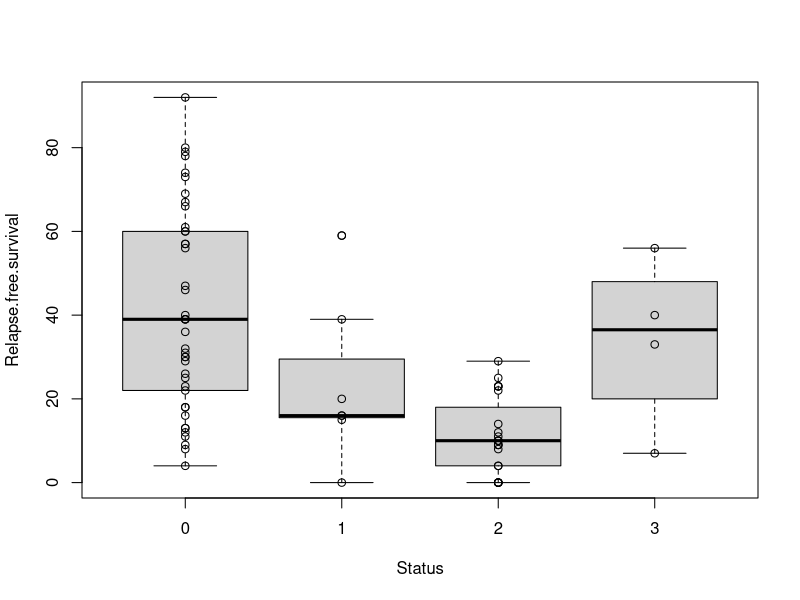
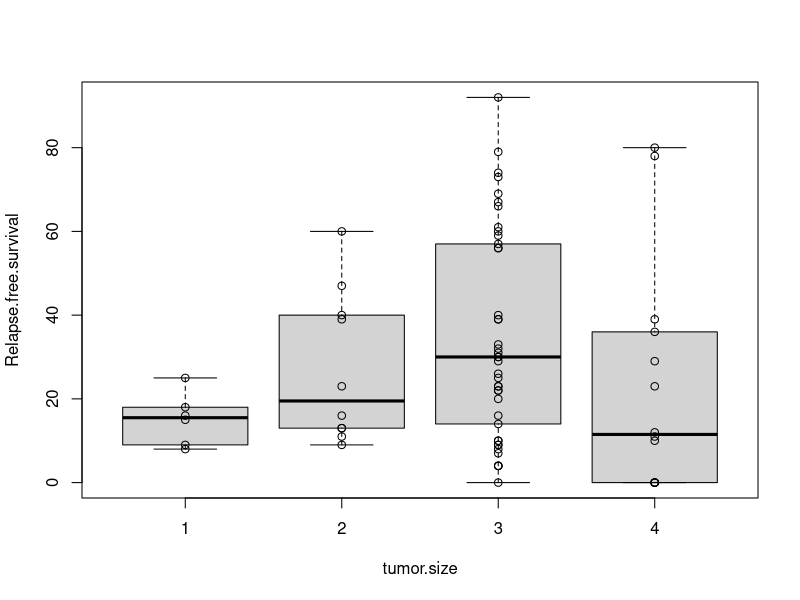
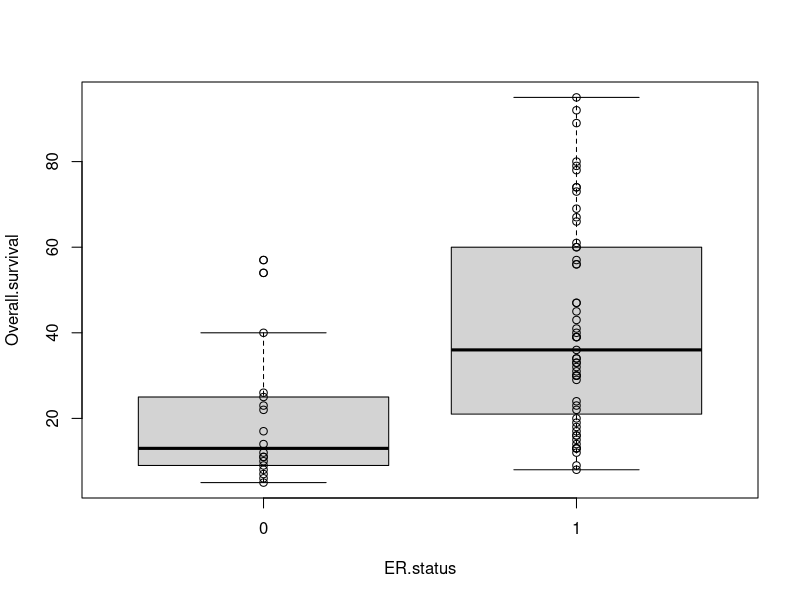
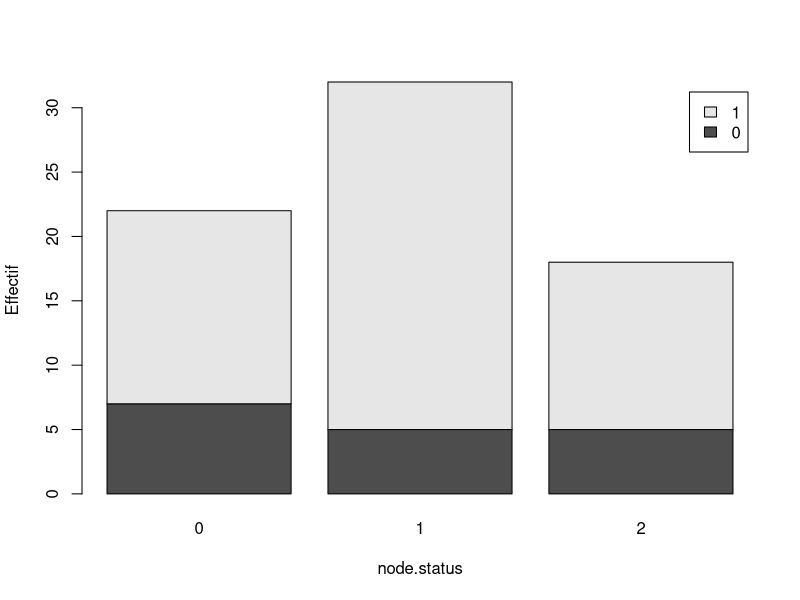
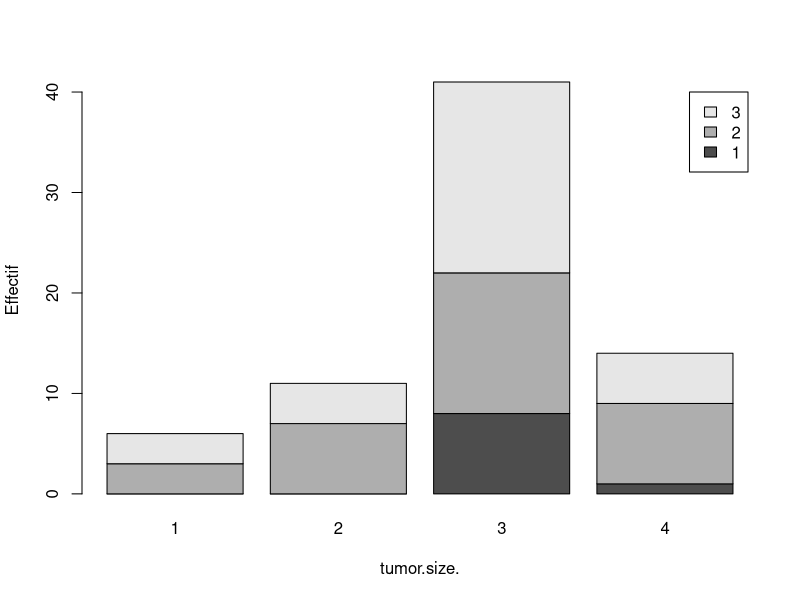

Write the R code that produced these figures, in order.
clinical = read.csv("ClinicalData_82patients.csv", header = T, row.name = 1)

### Relapse.free.survival vs Status
boxplot( clinical$Relapse.free.survival ~ as.factor(clinical$Status), xlab="Status", ylab="Relapse.free.survival")
points( clinical$Relapse.free.survival ~ as.factor(clinical$Status))
pairwise.t.test( clinical$Relapse.free.survival, clinical$Status)

### Relapse.free.survival vs tumor.size
boxplot(clinical$Relapse.free.survival ~ as.factor(clinical$tumor.size), xlab="tumor.size", ylab="Relapse.free.survival")
points(clinical$Relapse.free.survival ~ clinical$tumor.size)
pairwise.t.test(clinical$Relapse.free.survival, clinical$tumor.size)

### ER.status vs Overall.survival
#clinical[,c("ER.status", "Overall.survival")]
boxplot(clinical$Overall.survival ~ as.factor(clinical$ER.status), xlab="ER.status",ylab="Overall.survival")
points(clinical$Overall.survival ~ as.factor(clinical$ER.status))
pairwise.t.test(clinical$Overall.survival, clinical$ER.status)

### ER.status vs node.status
#table(clinical$ER.status)
#table(clinical$node.status)
table(ER=clinical$ER.status,node=clinical$node.status)
barplot(table(clinical$ER.status, clinical$node.status), legend=T, xlab="node.status", ylab="Effectif" )
fisher.test(table(clinical$ER.status, clinical$node.status))

### Grade vs tumor.size.
#table(clinical$Grade)
#table(clinical$tumor.size.)
table(Grade=clinical$Grade, tumor_size=clinical$tumor.size.)
barplot( table(clinical$Grade, clinical$tumor.size.), legend=T, xlab="tumor.size.", ylab="Effectif" )
chisq.test( table(clinical$Grade, clinical$subtype) )
fisher.test( table(clinical$Grade, clinical$subtype) )
